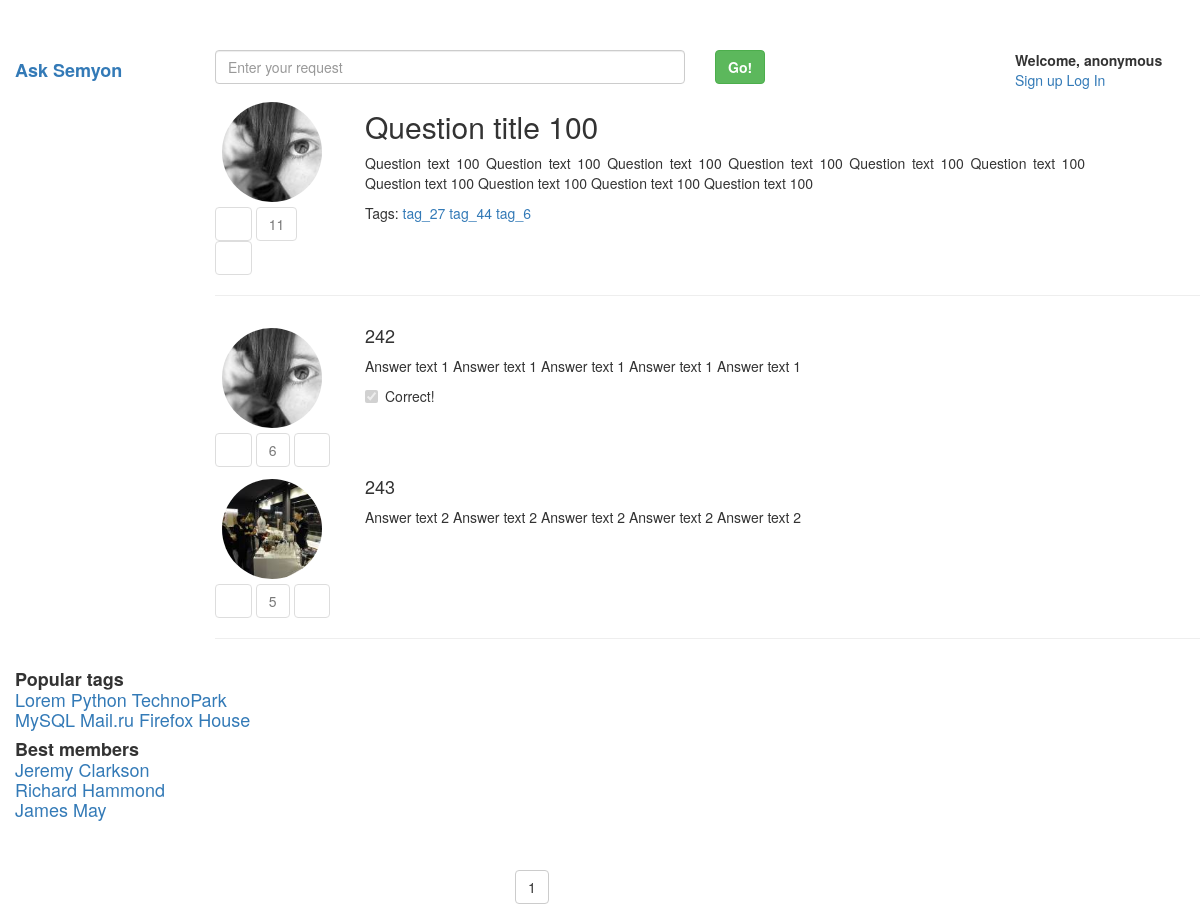
Page /question/100/ on the committed database.
### questions/models.py (models this page shows, shortened)
class Question(models.Model):
	text = models.TextField()
	title = models.CharField(max_length = 50)
	author = models.ForeignKey(Profile)
	creationDate = models.DateTimeField(auto_now_add = True)
	def likes(self):
		likes = 0
		for item in self.questionlike_set.all():
			if item.like:
				likes += 1
			else:
				likes -= 1
		return likes
	objects = QuestionManager()
	byDate = NewQuestionsManager()

class Profile(models.Model):
	avatar = models.ImageField(
		upload_to = 'avatars/%Y/%m/%d/%H/',
		max_length = 100,
		default = '140.jpg'
		)
	user = models.OneToOneField(
		User,
		on_delete = models.CASCADE,
		null = True
		)

class QuestionLike(models.Model):
	profile = models.ForeignKey(Profile)
	question = models.ForeignKey(Question)
	like = models.BooleanField(default = True)
	class Meta:
		unique_together = (('profile', 'question'))

class Tag(models.Model):
	text = models.CharField(max_length = 10)
	question = models.ManyToManyField(Question)
	objects = models.Manager()

class Answer(models.Model):
	question = models.ForeignKey(Question, on_delete = models.CASCADE)
	text = models.CharField(max_length = 200)
	author = models.ForeignKey(Profile)
	creationDate = models.DateTimeField(auto_now_add = True)
	top = TopAnswersManager()
	objects = models.Manager()
	correct = models.BooleanField(default = False)

### ask_rogachev/views.py (the view)
# urls.py: url(r'^question/(?P<questionId>[0-9]+)/$', views.question, name = 'question'),
def question(request, questionId):
    user = request.user
    question = get_object_or_404(models.Question, pk = questionId)
    answers = question.answer_set.all()
    if request.method == 'POST':
        form = forms.AnswerForm(request.POST)
        if form.is_valid():
            form.save(questionId, user.id)
            paginator = Paginator(answers, 3)
            return render(request, 'question.html', {
                'form' : forms.AnswerForm(),
                'question': question,
                'objects' : paginator.page(paginator.num_pages),
                'id': questionId,
            })
    else:
        form = forms.AnswerForm()
    return render(request, 'question.html', {
            'form': form,
            'objects' : listing(request, question.answer_set.all().annotate(likes = Count('answerlike')).order_by('-likes')),
            'question': question,
            'id': questionId,
    })

### questions/forms.py (shortened to what this page needs)
class AnswerForm(forms.Form):
	text = forms.CharField(widget = forms.Textarea(attrs = {
		'class': 'form-control input-lg',
		'placeholder': 'Enter your answer here',
		'rows': 5,
		}))

### ask_rogachev/views.py (called while the page is built)
def listing(request, respondList, elementsOnPage = 3):
    paginator = Paginator(respondList, elementsOnPage)
    page = request.GET.get('page')
    try:
        result = paginator.page(page)
    except PageNotAnInteger:
        result = paginator.page(1)
    except EmptyPage:
        result = paginator.page(paginator.num_pages)
    return result

### templates/question.html (shortened to what this page needs)
{% extends 'withPgination.html' %}
{% block mainPart %}
	<div class="col-md-9">
		<div class="row">
			<div class="col-md-2">
				<div class="Question">
					<img src="{{question.author.avatar.url}}
					" alt="avatar" class ="img-circle img-responsive">
					<div class="QuestionButtons">
							{% if user.is_authenticated %}
								<button type = "button" class = "btn btn-default js-like-question" data-type = "0" data-id = "{{ question.id }}">
									<span class = "glyphicon glyphicon-arrow-down"> </span>
								</button>
							{% else %}
								<button type = "button" class = "btn btn-default disabled"><span class = "glyphicon glyphicon-arrow-up"> </span></button>
							{% endif %}
							<button type = "button" class = "btn btn-default disabled" id = "question-{{ question.id }}-likes"> {{ question.likes }} </button>
							{% if user.is_authenticated %}
								<button type = "button" class = "btn btn-default js-like-question" data-type = "1" data-id = "{{ question.id }}"> <span class = "glyphicon glyphicon-arrow-up"> </span>
								</button>
							{% else %}
								<button type = "button" class = "btn btn-default disabled"><span class = "glyphicon glyphicon-arrow-up"> </span></button>
							{% endif %}
					</div>
				</div>
			</div>
			<div class="col-md-10">
				<h2> {{question.title}}</h2>
				<p class="text-justify">{{question.text}}
				<div class="Question-Tags">
				Tags:
					{% for tagObject in question.tag_set.all %}
						<a href="{% url 'tag' tagObject.text %}"> {{tagObject.text}} </a>
					{% endfor %}
				</div>
				</p>
			</div>
		</div>
		<HR SIZE=5 WIDTH=1000 ALIGN=LEFT>
		{% for answer in objects %}
		<div class="row">
			<div class="col-md-2">
				<div class="Question">
					<img src="{{answer.author.avatar.url}}" alt="avatar" class ="img-circle img-responsive">
					<div class="QuestionButtons">
						{% if user.is_authenticated %}
							<button type = "button" class = "btn btn-default js-like-answer" data-type = "0"data-id = "{{ answer.id }}">
								<span class = "glyphicon glyphicon-arrow-down"> </span>
							</button>
						{% else %}
							<button type = "button" class = "btn btn-default disabled likes"><span class = "glyphicon glyphicon-arrow-up"> </span></button>
						{% endif %}
						<button type = "button" class = "btn btn-default disabled" id = "answer-{{ answer.id }}-likes"> {{ answer.likes }}
						</button>
						{% if user.is_authenticated %}
							<button type = "button" class = "btn btn-default js-like-answer" data-type = "1" data-id = "{{ answer.id }}">
								<span class = "glyphicon glyphicon-arrow-up"> </span>
							</button>
						{% else %}
							<button type = "button" class = "btn btn-default disabled likes"><span class = "glyphicon glyphicon-arrow-up"> </span></button>
						{% endif %}
					</div>
				</div>
			</div>
			<div class="col-md-10">
				<h4>{{answer.id}}</h4>
				<p class="text-justify">{{answer.text}}
				{% if user.id == question.author.user.id %}
					{% if answer.correct %}
						<div class="checkbox tags">
							<label>
								<input type="checkbox" class = "correct" data-id = "{{ answer.id }}" checked> Correct! </input>
							</label>
						</div>
					{% else %}
						<div class="checkbox tags">
							<label>
								<input type="checkbox" class = "correct" data-id = "{{ answer.id }}" > Correct! </input>
							</label>
						</div>
					{% endif %}
				{% else %}
					{% if answer.correct %}
						<div class="checkbox tags">
							<label>
								<input type="checkbox" disabled checked> Correct! </input>
							</label>
						</div>
					{% endif %}
				{% endif %}
				</p>
			</div>
		</div>
		{% endfor %}
		<HR SIZE=5 WIDTH=1000 ALIGN=LEFT>
	</div>
{% endblock %}

### templates/withPgination.html (shortened to what this page needs)
{% extends 'head.html' %}
{% block lowerPart %}
<div class="row-md-1">
	<div class="col-md-offset-5 col-md-7">
		<br><br>
		<div class="btn-group btn-group-lg">
			<a><button type="button" class="btn btn-default">{{objects.number}}</button></a>
		</div>
	</div>
</div>
{% endblock %}

### templates/head.html (shortened to what this page needs)
{% extends 'fish.html' %}
{% block avatar %}
{% if user.is_authenticated %}
		<div class="col-md-1" id = "imag">
			<div class="row-md-4">
				<img src="{{user.profile.avatar.url}}" alt="avatar" class ="img-circle img-responsive">
			</div>
		</div>
		<div class="col-md-2">
			<b>{{ user.username }}</b> <br>
			<a href="{% url 'settings'%}">Settings</a>
			<a href="{% url 'logout' %}?next={{request.path|urlencode}}">Log Out</a>
		</div>
{% else %}
		<div class="col-md-1" id = "imag">
		</div>
		<div class="col-md-2">
			<b>Welcome, anonymous</b><br>
			<a href="{% url 'signup' %}">Sign up</a>
			<a href="{% url 'login' %}?next={{request.path|urlencode}}">Log In</a>
		</div>
{% endif %}
{% endblock %}

### templates/fish.html (shortened to what this page needs)
<!DOCTYPE html>
<html lang="en">
  <head>
    <link href="/static/css/bootstrap.min.css" rel="stylesheet">
    <link href="/static/css/starter-template.css" rel="stylesheet">
  </head>
  <body>
    <div class="row-md-1">
		<div class="col-md-2">
			<div id="name"> <h4><b><a href="{% url 'new' %}">Ask Semyon</a></b></h4> </div>
		</div>
		<div class="col-md-5">
			<input type="text" class="form-control" placeholder="Enter your request">
		</div>
		<div class="col-md-1">
			<button type="button" class="btn btn-success"> <b>Go!</b> </button>
		</div>
		<div class="col-md-1">
		</div>
		{% block avatar %}
		{% endblock %}
	</div>
	{% block mainPart %}
	{% endblock %}
	<div class="col-md-3">
		<div class="tags">
			<b><h4>
			Popular tags<br>
			</b>
			<a href="{% url 'tag' 'Lorem' %}">Lorem</a>
			<a href="{% url 'tag' 'Python' %}">Python</a>
			<a href="{% url 'tag' 'TechnoPark' %}">TechnoPark</a>
			<a href="{% url 'tag' 'MySQL' %}">MySQL</a>
			<a href="{% url 'tag' 'Mail' %}">Mail.ru</a>
			<a href="{% url 'tag' 'Firefox' %}">Firefox</a>
			<a href="{% url 'tag' 'House' %}">House</a>
		</div>
        <div class="members">
			<b><h4>
			Best members<br></b>
			<a href="">Jeremy Clarkson</a><br>
			<a href="">Richard Hammond</a><br>
			<a href="">James May</a><br>
		</div>
	</div>
	{% block lowerPart %}
	{% endblock %}
  </body>
  </html>

### static/css/starter-template.css (style rules this page uses)
body { padding-top: 50px; }
.Question img { height: 100px; width: 100px; margin-left: 7px; }
.QuestionButtons { margin-top: 5px; }
.Question { padding-top: 12px; }
.Question-Tags { position:relative; bottom:0; }
.checkbox { position:relative; bottom:0; }

### rows in the picture
Question: author.avatar (picture), likes "11", title "Question title 100", text "Question text 100 Question text 100 Question text 100 Question text 100 Question text 100 Question text 100 Question text 100 Question text 100 Question text 100 Question text 100"
Tag: text "tag_27"
Tag: text "tag_44"
Tag: text "tag_6"
Answer: author.avatar (picture), likes "6", id "242", text "Answer text 1 Answer text 1 Answer text 1 Answer text 1 Answer text 1"
Answer: author.avatar (picture), likes "5", id "243", text "Answer text 2 Answer text 2 Answer text 2 Answer text 2 Answer text 2"

### other values in the picture
{{ objects.number }} "1"
